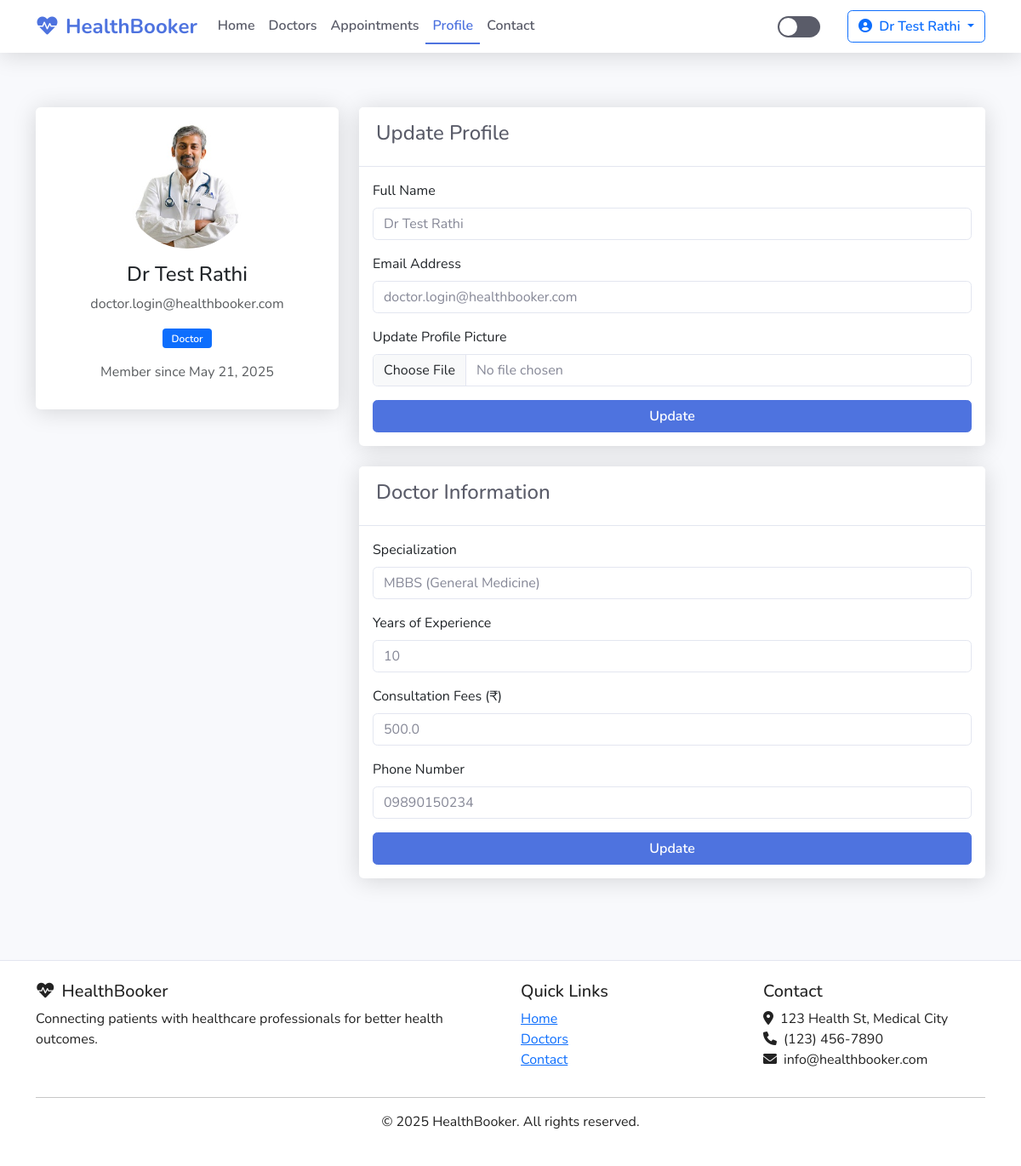
The page /profile (signed in) on the database its author committed.
### app.py (models this page shows, shortened)
class User(db.Model, UserMixin):
    id = db.Column(db.Integer, primary_key=True)
    name = db.Column(db.String(100), nullable=False)
    email = db.Column(db.String(120), unique=True, nullable=False)
    password = db.Column(db.String(60), nullable=False)
    user_type = db.Column(db.String(10), nullable=False)  # 'user' or 'doctor'
    profile_image = db.Column(db.String(20), nullable=False, default='default.jpg')
    date_joined = db.Column(db.DateTime, nullable=False, default=datetime.utcnow)
    appointments_as_user = db.relationship('Appointment', backref='patient', lazy=True,
                                          foreign_keys='Appointment.user_id')

class Doctor(db.Model):
    id = db.Column(db.Integer, primary_key=True)
    user_id = db.Column(db.Integer, db.ForeignKey('user.id'), nullable=False)
    specialization = db.Column(db.String(50), nullable=False)
    experience = db.Column(db.Integer, nullable=False)  # Years of experience
    fees = db.Column(db.Float, nullable=False)
    phone = db.Column(db.String(15), nullable=False)
    user = db.relationship('User', backref='doctor_profile', lazy=True,
                          foreign_keys=[user_id])
    appointments = db.relationship('Appointment', backref='doctor', lazy=True,
                                  foreign_keys='Appointment.doctor_id')

### routes.py (the view, shortened to what this page needs)
@app.route('/profile', methods=['GET', 'POST'])
@login_required
def profile():
    form = UpdateProfileForm()
    doctor_form = None
    if current_user.user_type == 'doctor':
        doctor = Doctor.query.filter_by(user_id=current_user.id).first()
        doctor_form = UpdateDoctorForm()
        if doctor and request.method == 'GET':
            doctor_form.specialization.data = doctor.specialization
            doctor_form.experience.data = doctor.experience
            doctor_form.fees.data = doctor.fees
            doctor_form.phone.data = doctor.phone
    if form.validate_on_submit() and request.form.get('update_profile'):
        if form.picture.data:
            picture_file = save_picture(form.picture.data)
            current_user.profile_image = picture_file
        current_user.name = form.name.data
        current_user.email = form.email.data
        db.session.commit()
        flash('Your profile has been updated!', 'success')
        return redirect(url_for('profile'))
    elif request.method == 'GET':
        form.name.data = current_user.name
        form.email.data = current_user.email
    image_file = url_for('static', filename='images/uploads/' + current_user.profile_image)
    return render_template('profile.html', title='Profile',
                          image_file=image_file,
                          form=form,
                          doctor_form=doctor_form)

### forms.py (shortened to what this page needs)
class UpdateProfileForm(FlaskForm):
    name = StringField('Full Name', validators=[DataRequired(), Length(min=2, max=100)])
    email = StringField('Email', validators=[DataRequired(), Email()])
    picture = FileField('Update Profile Picture', validators=[FileAllowed(['jpg', 'png', 'jpeg'])])
    submit = SubmitField('Update')

class UpdateDoctorForm(FlaskForm):
    specialization = SelectField('Specialization', choices=[
        ('Cardiology', 'Cardiology (Heart)'),
        ('Ophthalmology', 'Ophthalmology (Eye)'),
        ('Orthopedics', 'Orthopedics (Bones/Joints)'),
        ('Neurology', 'Neurology (Brain/Nerves)'),
        ('Pediatrics', 'Pediatrics (Children)'),
        ('Dermatology', 'Dermatology (Skin)'),
        ('MBBS', 'MBBS (General Medicine)'),
        ('BDS', 'BDS (Dentistry)'),
        ('BAMS', 'BAMS (Ayurveda)')
    ])
    experience = IntegerField('Years of Experience', validators=[DataRequired()])
    fees = FloatField('Consultation Fees (₹)', validators=[DataRequired()])
    phone = StringField('Phone Number', validators=[DataRequired(), Length(min=10, max=15)])
    submit = SubmitField('Update')

### app.py (called while the page is built)
@login_manager.user_loader
def load_user(user_id):
    return User.query.get(int(user_id))

### templates/profile.html (shortened to what this page needs)
<!DOCTYPE html>
<html lang="en">
<head>
    <link href="https://cdn.jsdelivr.net/npm/bootstrap@5.3.0/dist/css/bootstrap.min.css" rel="stylesheet">
    <link href="https://cdnjs.cloudflare.com/ajax/libs/font-awesome/6.0.0/css/all.min.css" rel="stylesheet">
    <link rel="stylesheet" href="{{ url_for('static', filename='css/main.css') }}">
</head>
<body>
    <nav class="navbar navbar-expand-lg navbar-light sticky-top">
        <div class="container">
            <a class="navbar-brand" href="{{ url_for('home') }}">
                <i class="fas fa-heartbeat me-2"></i>HealthBooker
            </a>
            <div class="collapse navbar-collapse" id="navbarNav">
                <ul class="navbar-nav me-auto">
                    <li class="nav-item">
                        <a class="nav-link" href="{{ url_for('home') }}">Home</a>
                    </li>
                    <li class="nav-item">
                        <a class="nav-link" href="{{ url_for('doctors') }}">Doctors</a>
                    </li>
                    {% if current_user.user_type == 'user' %}
                    <li class="nav-item">
                        <a class="nav-link" href="{{ url_for('user_appointments') }}">Appointments</a>
                    </li>
                    {% elif current_user.user_type == 'doctor' %}
                    <li class="nav-item">
                        <a class="nav-link" href="{{ url_for('doctor_appointments') }}">Appointments</a>
                    </li>
                    {% endif %}
                    <li class="nav-item">
                        <a class="nav-link active" href="{{ url_for('profile') }}">Profile</a>
                    </li>
                    <li class="nav-item">
                        <a class="nav-link" href="{{ url_for('contact') }}">Contact</a>
                    </li>
                </ul>
                <div class="d-flex align-items-center">
                    <div class="theme-toggle me-3" id="theme-toggle"></div>
                    <div class="ms-3">
                        <div class="dropdown">
                            <button class="btn btn-outline-primary dropdown-toggle" type="button" id="userDropdown" data-bs-toggle="dropdown" aria-expanded="false">
                                <i class="fas fa-user-circle me-1"></i> {{ current_user.name }}
                            </button>
                        </div>
                    </div>
                </div>
            </div>
        </div>
    </nav>
    <main>
        <div class="container py-5">
            <div class="row">
                <div class="col-lg-4 mb-4">
                    <div class="card">
                        <div class="card-body text-center">
                            <img src="{{ image_file }}" alt="{{ current_user.name }}" class="rounded-circle img-fluid mb-3" style="width: 150px; height: 150px; object-fit: cover;">
                            <h4>{{ current_user.name }}</h4>
                            <p class="text-muted">{{ current_user.email }}</p>
                            <p class="badge bg-primary">{{ current_user.user_type.capitalize() }}</p>
                            <p class="text-muted">Member since {{ current_user.date_joined.strftime('%B %d, %Y') }}</p>
                        </div>
                    </div>
                </div>
                <div class="col-lg-8">
                    <div class="card mb-4">
                        <div class="card-header">
                            <h4>Update Profile</h4>
                        </div>
                        <div class="card-body">
                            <form method="POST" action="{{ url_for('profile') }}" enctype="multipart/form-data">
                                <div class="mb-3">
                                    <label for="name" class="form-label">Full Name</label>
                                    {{ form.name(class="form-control", id="name") }}
                                </div>
                                <div class="mb-3">
                                    <label for="email" class="form-label">Email Address</label>
                                    {{ form.email(class="form-control", id="email") }}
                                </div>
                                <div class="mb-3">
                                    <label for="picture" class="form-label">Update Profile Picture</label>
                                    {{ form.picture(class="form-control", id="picture") }}
                                </div>
                                <div class="d-grid">
                                    {{ form.submit(class="btn btn-primary") }}
                                </div>
                            </form>
                        </div>
                    </div>
                    {% if current_user.user_type == 'doctor' and doctor_form %}
                    <div class="card">
                        <div class="card-header">
                            <h4>Doctor Information</h4>
                        </div>
                        <div class="card-body">
                            <form method="POST" action="{{ url_for('profile') }}">
                                <div class="mb-3">
                                    <label for="specialization" class="form-label">Specialization</label>
                                    {{ doctor_form.specialization(class="form-control", id="specialization") }}
                                </div>
                                <div class="mb-3">
                                    <label for="experience" class="form-label">Years of Experience</label>
                                    {{ doctor_form.experience(class="form-control", id="experience") }}
                                </div>
                                <div class="mb-3">
                                    <label for="fees" class="form-label">Consultation Fees (₹)</label>
                                    {{ doctor_form.fees(class="form-control", id="fees") }}
                                </div>
                                <div class="mb-3">
                                    <label for="phone" class="form-label">Phone Number</label>
                                    {{ doctor_form.phone(class="form-control", id="phone") }}
                                </div>
                                <div class="d-grid">
                                    {{ doctor_form.submit(class="btn btn-primary") }}
                                </div>
                            </form>
                        </div>
                    </div>
                    {% endif %}
                </div>
            </div>
        </div>
    </main>
    <footer>
        <div class="container">
            <div class="row">
                <div class="col-md-6">
                    <h5><i class="fas fa-heartbeat me-2"></i>HealthBooker</h5>
                    <p>Connecting patients with healthcare professionals for better health outcomes.</p>
                </div>
                <div class="col-md-3">
                    <h5>Quick Links</h5>
                    <ul class="list-unstyled">
                        <li><a href="{{ url_for('home') }}">Home</a></li>
                        <li><a href="{{ url_for('doctors') }}">Doctors</a></li>
                        <li><a href="{{ url_for('contact') }}">Contact</a></li>
                    </ul>
                </div>
                <div class="col-md-3">
                    <h5>Contact</h5>
                    <ul class="list-unstyled">
                        <li><i class="fas fa-map-marker-alt me-2"></i>123 Health St, Medical City</li>
                        <li><i class="fas fa-phone me-2"></i>(123) 456-7890</li>
                        <li><i class="fas fa-envelope me-2"></i>info@healthbooker.com</li>
                    </ul>
                </div>
            </div>
            <hr>
            <div class="text-center">
                <p>&copy; 2025 HealthBooker. All rights reserved.</p>
            </div>
        </div>
    </footer>
</body>
</html>

### static/css/main.css (style rules this page uses)
:root { --primary-color: #4e73df; --secondary-color: #1cc88a; --danger-color: #e74a3b; --warning-color: #f6c23e; --info-color: #36b9cc; --dark-color: #5a5c69; --light-color: #f8f9fc; --body-color: #858796; --white-color: #fff; --border-color: #e3e6f0; --shadow-color: rgba(0, 0, 0, 0.15); }
body { font-family: 'Nunito', -apple-system, BlinkMacSystemFont, 'Segoe UI', Roboto, 'Helvetica Neue', Arial, sans-serif; background-color: var(--light-color); color: #222; transition: all 0.3s ease; }
.navbar { background-color: var(--white-color); box-shadow: 0 0.15rem 1.75rem 0 var(--shadow-color); transition: all 0.3s ease; }
.navbar-brand { color: var(--primary-color) !important; font-weight: 700; font-size: 1.5rem; }
.nav-link { color: var(--dark-color) !important; font-weight: 600; padding: 0.5rem 1rem; transition: all 0.2s; }
.nav-link.active { color: var(--primary-color) !important; border-bottom: 2px solid var(--primary-color); }
.card { border: none; border-radius: 0.35rem; box-shadow: 0 0.15rem 1.75rem 0 var(--shadow-color); background-color: var(--white-color); transition: all 0.3s ease; }
.card-header { background-color: var(--white-color); border-bottom: 1px solid var(--border-color); padding: 1rem 1.25rem; font-weight: 700; color: var(--dark-color); }
.btn { border-radius: 0.35rem; padding: 0.375rem 0.75rem; font-weight: 600; transition: all 0.2s; }
.btn-primary { background-color: var(--primary-color); border-color: var(--primary-color); }
.form-control { border-radius: 0.35rem; padding: 0.375rem 0.75rem; border: 1px solid var(--border-color); color: var(--body-color); background-color: var(--white-color); transition: all 0.2s; }
.theme-toggle { cursor: pointer; width: 50px; height: 25px; background-color: var(--dark-color); border-radius: 25px; position: relative; transition: all 0.3s ease; color: white; }
.theme-toggle::before { content: ''; position: absolute; width: 21px; height: 21px; border-radius: 50%; background-color: white; top: 2px; left: 2px; transition: all 0.3s ease; }
footer { background-color: var(--white-color); padding: 1.5rem 0; margin-top: 3rem; border-top: 1px solid var(--border-color); transition: all 0.3s ease; }
.badge { padding: 0.35rem 0.65rem; font-size: 0.75rem; font-weight: 600; border-radius: 0.25rem; }

### rows shown on the page
User: name "Dr Test Rathi", email "doctor.login@healthbooker.com", user_type "Doctor", date_joined "May 21, 2025"
Doctor: specialization "MBBS (General Medicine)", experience "10", fees "500.0", phone "09890150234"
